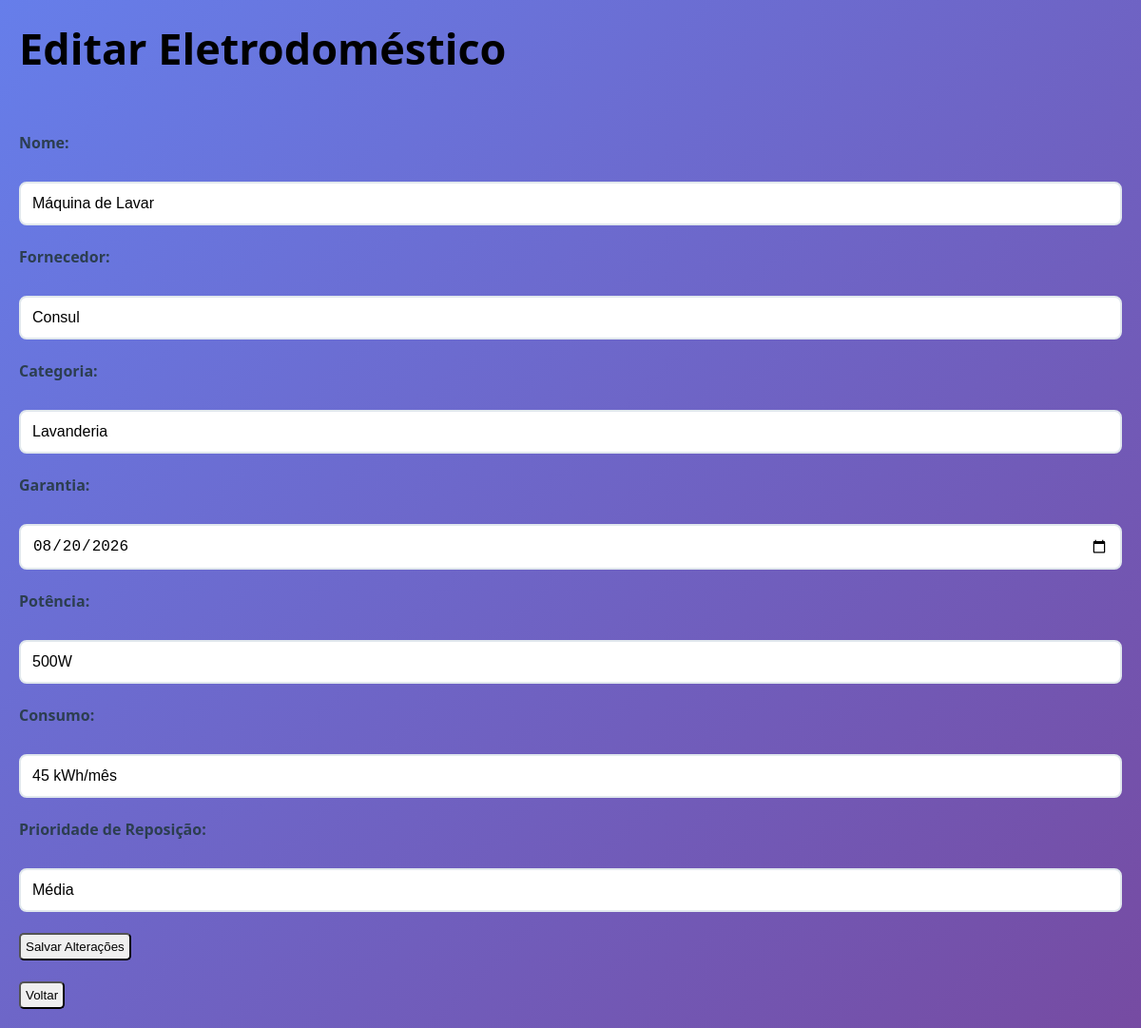
/view/editar_eletro.php?acao=editar_eletro&id=2 (signed in), run on the app's committed database.
### tables this page shows
CREATE TABLE ELETRODOMESTICO (
    ELETRO_ID INTEGER AUTO_INCREMENT PRIMARY KEY,
    ELETRO_NOME VARCHAR(200),
    ELETRO_FORNECEDOR VARCHAR(200),
    ELETRO_CATEGORIA VARCHAR(200),
    ELETRO_POTENCIA VARCHAR(200),
    ELETRO_GARANTIA DATE,
    ELETRO_PRIORIDADE_REPOSICAO VARCHAR(200),
    ELETRO_CONSUMO VARCHAR(200),
    FK_USU_ID INTEGER 
);

### model/model_eletrodomestico.php (called while the page is built, shortened)
<?php
    class Eletrodomestico{
        public function buscar_eletro_pelo_id($id) {
            $conn = Database::getConnection();
            $select = $conn->prepare("SELECT        E.ELETRO_ID,
                                                    E.ELETRO_NOME,
                                                    E.ELETRO_FORNECEDOR,
                                                    E.ELETRO_CATEGORIA,
                                                    E.ELETRO_GARANTIA,
                                                    E.ELETRO_POTENCIA,
                                                    E.ELETRO_CONSUMO,
                                                    E.ELETRO_PRIORIDADE_REPOSICAO,
                                                    ES.ESTQ_QUANTIDADE,
                                                    U.USU_NOME,
                                                    U.USU_EMAIL
                                        FROM        ELETRODOMESTICO E
                                        JOIN        USUARIO U ON E.FK_USU_ID = U.USU_ID
                                        JOIN        ESTOQUE ES ON E.ELETRO_ID = ES.FK_ELETRO_ID
                                        WHERE       E.ELETRO_ID = ?
                                        ORDER BY    E.ELETRO_NOME");
            $select->bind_param("i", $id);
            $select->execute();
            $result = $select->get_result();
            $eletro = $result->fetch_all(MYSQLI_ASSOC);
            return $eletro;
        }
    }
?>

### controller/controller_eletrodomestico.php (called while the page is built, shortened)
<?php
    require_once "../model/model_eletrodomestico.php";
    if(isset($_POST["cadastrar_eletro"])){
        $eletro = new Eletrodomestico();
        $resultado = $eletro->cadastrar_eletro($_POST["eletro_nome"], $_POST["fornecedor"], $_POST["categoria"], $_POST["garantia"], $_POST["potencia"], $_POST["consumo"], $_POST["prioridade_reposicao"], $_SESSION['usuario']["USU_ID"], $_POST["quantidade"]);
        if($resultado){
            echo "<script>
                    alert('Eletrodoméstico cadastrado com sucesso!');
                    window.location.href='../view/listar_eletros.php';
                </script>";
        }
        else {
            echo "<script>
                    alert('Erro ao cadastrar eletrodoméstico!');
                    window.location.href='../view/listar_eletros.php';
                </script>";
        }
        exit();
    }
    else if(isset($_GET["acao"]) && $_GET["acao"] == "editar_eletro"){
        $eletro = new Eletrodomestico();
        $resultados = $eletro->buscar_eletro_pelo_id($_GET["id"]);
        if(!empty($resultados)) {
            $eletro_editar = $resultados[0];
        } else {
            echo "<script>
                    alert('Eletrodoméstico não encontrado!');
                    window.location.href='listar_eletros.php';
                </script>";
            exit();
        }
    }
?>

### view/editar_eletro.php (the view, shortened to what this page needs)
<?php
require_once "./../controller/controller_eletrodomestico.php";
?>
<!DOCTYPE html>
<html lang="pt-br">
    <head>
        <link rel="stylesheet" href="./../css/styles.css">
    </head>
    <body>
        <h1>Editar Eletrodoméstico</h1>
        <form action="" method="POST">
            <label>Nome:</label>
            <br>
            <input type="text" id="eletro_nome" name="eletro_nome" value="<?php echo $eletro_editar["ELETRO_NOME"]; ?>" required>
            <br>
            <br>
            <label>Fornecedor:</label>
            <br>
            <input type="text" id="fornecedor" name="fornecedor" value="<?php echo $eletro_editar["ELETRO_FORNECEDOR"]; ?>" required>
            <br>
            <br>
            <label>Categoria:</label>
            <br>
            <input type="text" id="categoria" name="categoria" value="<?php echo $eletro_editar["ELETRO_CATEGORIA"]; ?>" required>
            <br>
            <br>
             <label>Garantia:</label>
            <br>
            <input type="date" id="garantia" name="garantia" value="<?php echo $eletro_editar["ELETRO_GARANTIA"]; ?>" required>
            <br>
            <br>
            <label>Potência:</label>
            <br>
            <input type="text" id="potencia" name="potencia" value="<?php echo $eletro_editar["ELETRO_POTENCIA"]; ?>" required>
            <br>
            <br>
            <label>Consumo:</label>
            <br>
            <input type="text" id="consumo" name="consumo" value="<?php echo $eletro_editar["ELETRO_CONSUMO"]; ?>" required>
            <br>
            <br>
             <label>Prioridade de Reposição:</label>
            <br>
            <input type="text" id="prioridade_reposicao" name="prioridade_reposicao" value="<?php echo $eletro_editar["ELETRO_PRIORIDADE_REPOSICAO"]; ?>" required>
            <br>
            <br>
            <input type="submit" id="editar_eletro" name="editar_eletro" value="Salvar Alterações">
        </form>
        <br>
        <a href="inicial.php"><button>Voltar</button></a>
    </body>
</html>

### css/styles.css (style rules this page uses)
* { margin: 0; padding: 0; box-sizing: border-box; }
body { font-family: 'Segoe UI', Tahoma, Geneva, Verdana, sans-serif; background: linear-gradient(135deg, #667eea 0%, #764ba2 100%); min-height: 100vh; padding: 20px; }
label { display: block; margin-bottom: 8px; font-weight: 600; color: #2c3e50; }
input[type="text"], input[type="email"], input[type="password"], input[type="date"], input[type="number"], input[type="search"], select { width: 100%; padding: 12px; border: 2px solid #e1e8ed; border-radius: 8px; font-size: 16px; transition: border-color 0.3s; }
h1 { margin-bottom: 5%; font-size: 45px; }
button { padding: 5px; border-radius: 5px; }
input { padding: 5px; border-radius: 5px; }

### data on the page
eletrodomestico: eletro_nome "Máquina de Lavar", fornecedor "Consul", categoria "Lavanderia", garantia "08/20/2026", potencia "500W", consumo "45 kWh/mês", prioridade_reposicao "Média"
